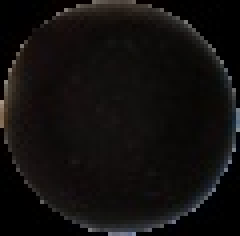
#> input picture database/pill_db/p0_0.jpg, 60 x 59 px (shown 4 times larger)
$ python -i utils.py   (imports and definitions only)
#> lines starting #> are read from the running program, lines starting #| are printed output that depends on the picture; after the words box and inside, x2 and y2 are one past the last pixel; in counts of white or black regions, pixels touching at a corner belong together
#> further down, picture is the input picture: shape (59, 60, 3); mean B, G, R 14.3, 15.3, 17.5
import os
import cv2
import time
import numpy as np
import matplotlib.pyplot as plt
import numpy as np
import skimage.color


def normalize_list(x):
    return (x - np.min(x)) / (np.max(x) - np.min(x))


def rotate_image(image):
    # Get the height and width of the image
    h, w = image.shape[:2]
#> h = 59; w = 60

    # Define the desired size
    w_new = 400
    h_new = 400

    # Create a black image of the same size as w_new and h_new
    black = np.zeros((h_new, w_new, 3), dtype=np.uint8)

    # Copy the original image to the center of the black image
    x_offset = (w_new - w) // 2
#> x_offset = 170
    y_offset = (h_new - h) // 2
#> y_offset = 170
    black[y_offset:y_offset + h, x_offset:x_offset + w] = image
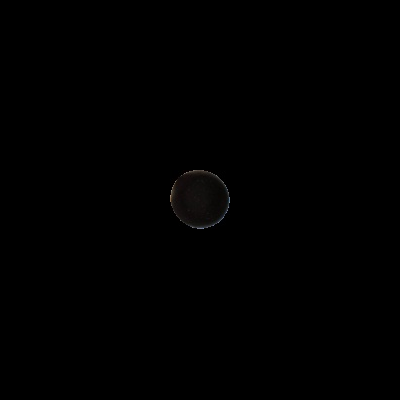
#> black: shape (400, 400, 3); mean B, G, R 0.3, 0.3, 0.4

    image = black

    img = cv2.cvtColor(image, cv2.COLOR_BGR2GRAY)
    ret, thresh = cv2.threshold(img, 1, 1, 0)
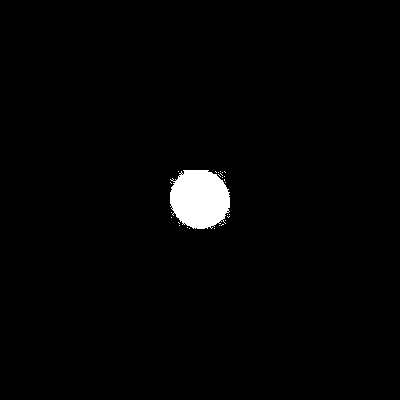
#> thresh: shape (400, 400); values 0 (black) and 1 (white), 1.8% white; 27 white regions (26 under 20 px)

    # find largest contour
    contours = cv2.findContours(thresh, cv2.RETR_EXTERNAL, cv2.CHAIN_APPROX_SIMPLE)
#> contours = 27 contours, 26 with area under 20; largest, box (x1, y1, x2, y2) and area: (170, 170, 230, 229) 2720
    contours = contours[0] if len(contours) == 2 else contours[1]
    big_contour = max(contours, key=cv2.contourArea)
#> big_contour = contour of 155 points, box (x1, y1, x2, y2) (170, 170, 230, 229), area 2720

    # fit an ellipse to the contour and get the center, axes and angle
    (xc, yc), (d1, d2), angle = cv2.fitEllipse(big_contour)
#> xc = 199.1; yc = 198.4; d1 = 57.59; d2 = 62.66; angle = 131.8
    # create a rotation matrix using the center and angle
    M = cv2.getRotationMatrix2D((xc, yc), angle, 1)
#> M = [[-0.667, 0.745, 183.9], [-0.745, -0.667, 478.9]]
    M_opp = cv2.getRotationMatrix2D((xc, yc), angle + 180, 1)
#> M_opp = [[0.667, -0.745, 214.2], [0.745, 0.667, -82.25]]

    # apply the rotation matrix to the image and crop it to the ellipse size
    rotated = cv2.warpAffine(image, M, (400, 400))
    rotated_opp = cv2.warpAffine(image, M_opp, (400, 400))

    # return the rotated image
    return rotated, rotated_opp


# [11 lines left out: function batch_resize, not called in this run]


def compare_hist(hist1, hist2):
    # Chi-squared distance
    return np.sum((hist1 - hist2) ** 2 / (hist1 + hist2 + 1e-6))


# Create 3D color histogram
# [465 lines left out: functions get_3D_hsv_hist, get_hog_feature, get_mask, get_size, show_anns, register_db_img and 12 more, not called in this run]
    # print("Done")


# [7 lines not run here, left out]

>>> import cv2
>>> picture = cv2.imread('database/pill_db/p0_0.jpg')
>>> result = rotate_image(picture)

$ run again, on database/pill_db/p1_1.jpg
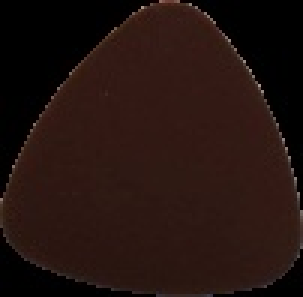
#> input picture database/pill_db/p1_1.jpg, 101 x 99 px (shown 3 times larger)
#> picture is the input picture: shape (99, 101, 3); mean B, G, R 15.2, 19.2, 35.6
#> in rotate_image, `black[y_offset:y_offset + h, x_offset:x_offset + w] = image`:
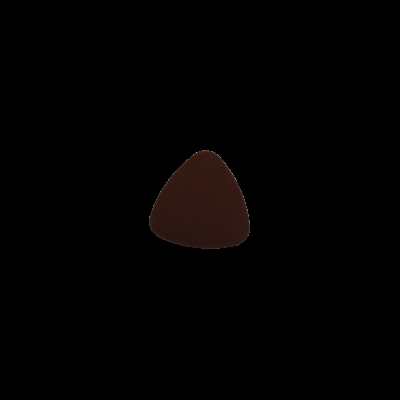
#> black: shape (400, 400, 3); mean B, G, R 1, 1.2, 2.2
#> in rotate_image, `ret, thresh = cv2.threshold(img, 1, 1, 0)`:
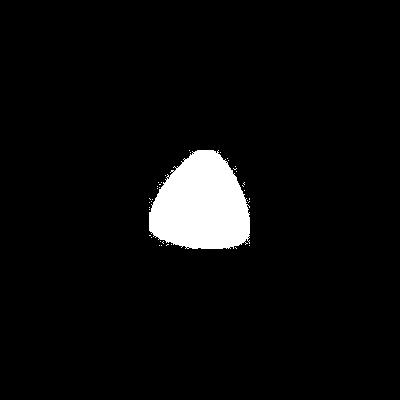
#> thresh: shape (400, 400); values 0 (black) and 1 (white), 4.8% white; 38 white regions (37 under 20 px)
#> contours = 38 contours, 37 with area under 20; largest, box (x1, y1, x2, y2) and area: (149, 150, 250, 249) 7360
#> big_contour = contour of 259 points, box (x1, y1, x2, y2) (149, 150, 250, 249), area 7360
#> xc = 202; yc = 207.4; d1 = 97.84; d2 = 104.6; angle = 172.6
#> M = [[-0.992, 0.128, 375.8], [-0.128, -0.992, 438.9]]
#> M_opp = [[0.992, -0.128, 28.25], [0.128, 0.992, -24.19]]
